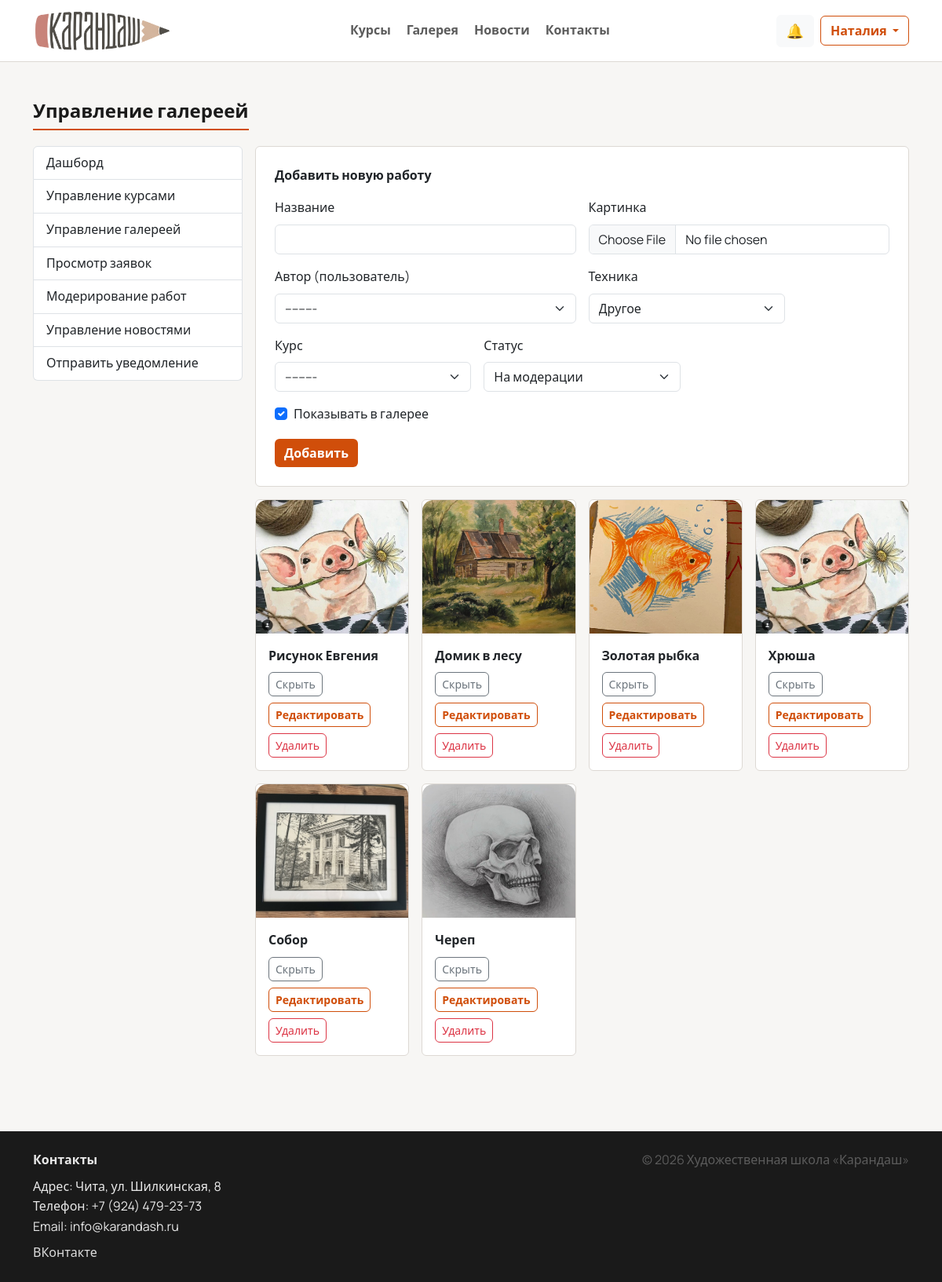
Screenshot of /manage/gallery/ (signed in) with the database file from the repository.
### users/models.py (models this page shows)
class CustomUser(AbstractUser):
    ROLE_STUDENT = "student"
    ROLE_TEACHER = "teacher"
    ROLE_ADMIN = "admin"
    ROLE_CHOICES = (
        (ROLE_STUDENT, "Ученик"),
        (ROLE_TEACHER, "Преподаватель"),
        (ROLE_ADMIN, "Администратор"),
    )
    role = models.CharField(
        "Роль",
        max_length=20,
        choices=ROLE_CHOICES,
        default=ROLE_STUDENT,
    )
    phone = models.CharField("Телефон", max_length=30, blank=True)
    avatar = models.FileField("Аватар", upload_to="avatars/", blank=True, null=True)
    def __str__(self) -> str:
        full_name = (self.get_full_name() or "").strip()
        return full_name or self.username

### main/models.py (models this page shows, shortened)
class StudentWork(models.Model):
    STATUS_PENDING = "pending"
    STATUS_APPROVED = "approved"
    STATUS_REJECTED = "rejected"
    STATUS_CHOICES = (
        (STATUS_PENDING, "На модерации"),
        (STATUS_APPROVED, "Одобрена"),
        (STATUS_REJECTED, "Отклонена"),
    )
    TECH_OIL = "oil"
    TECH_WATERCOLOR = "watercolor"
    TECH_PENCIL = "pencil"
    TECH_PASTEL = "pastel"
    TECH_OTHER = "other"
    TECHNIQUE_CHOICES = (
        (TECH_OIL, "Масло"),
        (TECH_WATERCOLOR, "Акварель"),
        (TECH_PENCIL, "Карандаш"),
        (TECH_PASTEL, "Пастель"),
        (TECH_OTHER, "Другое"),
    )
    student = models.ForeignKey(
        settings.AUTH_USER_MODEL,
        on_delete=models.SET_NULL,
        null=True,
        blank=True,
        related_name="works",
        verbose_name="Ученик",
    )
    author_name = models.CharField("Автор (если без пользователя)", max_length=255, blank=True)
    course = models.ForeignKey(
        Course,
        on_delete=models.SET_NULL,
        null=True,
        blank=True,
        related_name="works",
        verbose_name="Курс",
    )
    title = models.CharField("Название", max_length=255)
    image = models.FileField("Картинка", upload_to="works/")
    description = models.TextField("Описание", blank=True)
    technique = models.CharField("Техника", max_length=30, choices=TECHNIQUE_CHOICES, default=TECH_OTHER)
    created_at = models.DateTimeField("Дата", auto_now_add=True)
    status = models.CharField("Статус", max_length=20, choices=STATUS_CHOICES, default=STATUS_PENDING)
    admin_comment = models.TextField("Комментарий администратора", blank=True)
    is_visible = models.BooleanField("Показывать в галерее", default=True)
    class Meta:
        verbose_name = "Работа"
        verbose_name_plural = "Работы"
        ordering = ["-created_at"]

### main/views.py (the view)
# urls.py: path("manage/gallery/", views.manage_gallery, name="manage_gallery"),
@login_required
def manage_gallery(request):
    if not _admin_guard(request):
        return redirect("home")
    if request.method == "POST":
        form = GalleryWorkAdminForm(request.POST, request.FILES)
        if form.is_valid():
            form.save()
            messages.success(request, "Работа добавлена.")
            return redirect("manage_gallery")
    else:
        form = GalleryWorkAdminForm()
    works = StudentWork.objects.select_related("course", "student").order_by("-created_at")
    return render(request, "manage/gallery.html", {"works": works, "form": form})

### main/forms.py
class GalleryWorkAdminForm(forms.ModelForm):
    class Meta:
        model = StudentWork
        fields = (
            "title",
            "image",
            "student",
            "technique",
            "course",
            "status",
            "is_visible",
        )
        widgets = {
            "title": forms.TextInput(attrs={"class": "form-control"}),
            "image": forms.ClearableFileInput(attrs={"class": "form-control"}),
            "student": forms.Select(attrs={"class": "form-select"}),
            "technique": forms.Select(attrs={"class": "form-select"}),
            "course": forms.Select(attrs={"class": "form-select"}),
            "status": forms.Select(attrs={"class": "form-select"}),
            "is_visible": forms.CheckboxInput(attrs={"class": "form-check-input"}),
        }

### main/models.py (called while the page is built)
    def __str__(self) -> str:
        return self.title

### main/views.py (called while the page is built)
def _admin_guard(request):
    if request.user.role != "admin" and not request.user.is_superuser:
        return False
    return True

### templates/manage/gallery.html (shortened to what this page needs)
{% extends 'base.html' %}
{% block content %}
  <section class="py-5">
    <div class="container">
      <h2 class="section-title">Управление галереей</h2>
      <div class="row g-3">
        <div class="col-lg-3">{% include 'manage/_nav.html' %}</div>
        <div class="col-lg-9">
          <div class="card p-4 mb-3">
            <div class="fw-semibold mb-3">Добавить новую работу</div>
            <form method="post" enctype="multipart/form-data">
              <div class="row g-3">
                <div class="col-md-6">
                  <label class="form-label">Название</label>
                  {{ form.title }}
                </div>
                <div class="col-md-6">
                  <label class="form-label">Картинка</label>
                  {{ form.image }}
                </div>
                <div class="col-md-6">
                  <label class="form-label">Автор (пользователь)</label>
                  {{ form.student }}
                </div>
                <div class="col-md-4">
                  <label class="form-label">Техника</label>
                  {{ form.technique }}
                </div>
                <div class="col-md-4">
                  <label class="form-label">Курс</label>
                  {{ form.course }}
                </div>
                <div class="col-md-4">
                  <label class="form-label">Статус</label>
                  {{ form.status }}
                </div>
                <div class="col-12">
                  <div class="form-check">
                    {{ form.is_visible }}
                    <label class="form-check-label">Показывать в галерее</label>
                  </div>
                </div>
              </div>
              <button class="btn btn-primary mt-3" type="submit">Добавить</button>
            </form>
          </div>
          <div class="row g-3">
            {% for w in works %}
              <div class="col-6 col-lg-3">
                <div class="card h-100">
                  <img src="{{ w.image.url }}" alt="" style="height:170px;object-fit:cover;border-radius:14px 14px 0 0;">
                  <div class="card-body">
                    <div class="fw-semibold">{{ w.title }}</div>
                    <div class="d-flex gap-2 flex-wrap mt-2">
                      <a class="btn btn-sm btn-outline-secondary" href="{% url 'manage_work_toggle' w.id %}">{% if w.is_visible %}Скрыть{% else %}Показать{% endif %}</a>
                      <a class="btn btn-sm btn-outline-primary" href="{% url 'manage_work_edit' w.id %}">Редактировать</a>
                      <a class="btn btn-sm btn-outline-danger" onclick="return confirm('Вы уверены?')" href="{% url 'manage_work_delete' w.id %}">Удалить</a>
                    </div>
                  </div>
                </div>
              </div>
            {% empty %}
              <div class="col-12 text-center text-muted">Работ пока нет.</div>
            {% endfor %}
          </div>
        </div>
      </div>
    </div>
  </section>
{% endblock %}

### templates/base.html (shortened to what this page needs)
{% load static %}
<!doctype html>
<html lang="ru">
<head>
  <link href="https://cdn.jsdelivr.net/npm/bootstrap@5.3.3/dist/css/bootstrap.min.css" rel="stylesheet">
  <link rel="stylesheet" href="{% static 'css/style.css' %}">
</head>
<body>
  <nav class="navbar navbar-expand-lg navbar-light bg-white sticky-top navbar-glass">
    <div class="container">
      <a class="navbar-brand d-flex align-items-center gap-2" href="{% url 'home' %}">
        <img src="{% static 'images/logo.png' %}" alt="Карандаш" class="logo-img" onerror="this.style.display='none'">
      </a>
      <div class="collapse navbar-collapse" id="mainNav">
        <ul class="navbar-nav mx-auto mb-2 mb-lg-0 nav-center">
          <li class="nav-item"><a class="nav-link" href="{% url 'courses' %}">Курсы</a></li>
          <li class="nav-item"><a class="nav-link" href="{% url 'gallery' %}">Галерея</a></li>
          <li class="nav-item"><a class="nav-link" href="{% url 'news' %}">Новости</a></li>
          <li class="nav-item"><a class="nav-link" href="{% url 'contacts' %}">Контакты</a></li>
        </ul>
        <div class="d-flex align-items-center gap-2">
          {% if user.is_authenticated %}
            <a class="btn btn-light position-relative" href="{% url 'notifications' %}" id="notifBtn" aria-label="Уведомления">
              <span class="notif-icon">🔔</span>
            </a>
            <div class="dropdown">
              <button class="btn btn-outline-primary dropdown-toggle" data-bs-toggle="dropdown">
                {{ user.first_name|default:user.username }}
              </button>
            </div>
          {% else %}
            <a class="btn btn-primary" href="{% url 'login' %}">Войти</a>
          {% endif %}
        </div>
      </div>
    </div>
  </nav>
  <main class="page-content">
    {% block content %}{% endblock %}
  </main>
  <footer class="footer-dark mt-5">
    <div class="container py-4">
      <div class="row g-3">
        <div class="col-md-6">
          <div class="fw-semibold mb-2">Контакты</div>
          <div>Адрес: Чита, ул. Шилкинская, 8</div>
          <div>Телефон: +7 (924) 479-23-73</div>
          <div>Email: info@karandash.ru</div>
          <div class="mt-2">
            <a class="footer-link" href="https://vk.com/karandash_chita" target="_blank" rel="noopener noreferrer">ВКонтакте</a>
          </div>
        </div>
        <div class="col-md-6 text-md-end">
          <div class="text-muted">© {% now "Y" %} Художественная школа «Карандаш»</div>
        </div>
      </div>
    </div>
  </footer>
</body>
</html>

### static/css/style.css (style rules this page uses)
:root { --bg: #f7f6f4; --surface-solid: #ffffff; --text: #1a1a1a; --muted: #5c5c5c; --border: #ddd9d4; --brand: #d04e0a; --brand-hover: #b84409; --radius: 6px; }
body { font-family: "Manrope", system-ui, -apple-system, "Segoe UI", Arial, sans-serif; color: var(--text); background: var(--bg); line-height: 1.6; }
.text-muted { color: var(--muted) !important; }
.page-content { min-height: 60vh; }
.logo-img { width: auto; height: 52px; object-fit: contain; }
.navbar-glass { background: var(--surface-solid) !important; border-bottom: 1px solid var(--border); }
.nav-center { gap: .25rem; }
.nav-center .nav-link { padding-left: .9rem; padding-right: .9rem; }
.navbar .nav-link { color: var(--muted); font-weight: 600; }
.btn-primary { background: var(--brand); border: 0; border-radius: var(--radius); font-weight: 600; }
.btn-outline-primary { border-radius: var(--radius); font-weight: 600; border-color: var(--brand); color: var(--brand); }
.btn, .form-control, .form-select, .dropdown-menu, .alert { border-radius: var(--radius); }
.card { border: 1px solid var(--border); border-radius: var(--radius); background: var(--surface-solid); box-shadow: none; }
.section-title { font-weight: 700; font-size: 1.5rem; text-align: left; margin-bottom: 1.25rem; padding-bottom: .5rem; border-bottom: 2px solid var(--brand); display: inline-block; }
.footer-dark { background: #1a1a1a; color: rgba(255,255,255,.9); }
.footer-dark .footer-link { color: rgba(255,255,255,.85); text-decoration: none; }
.notif-icon { font-size: 18px; }

### rows the page displays
CustomUser: first_name "Наталия"
StudentWork: image (picture), title "Рисунок Евгения", is_visible "Скрыть"
StudentWork: image (picture), title "Домик в лесу", is_visible "Скрыть"
StudentWork: image (picture), title "Золотая рыбка", is_visible "Скрыть"
StudentWork: image (picture), title "Хрюша", is_visible "Скрыть"
StudentWork: image (picture), title "Собор", is_visible "Скрыть"
StudentWork: image (picture), title "Череп", is_visible "Скрыть"
